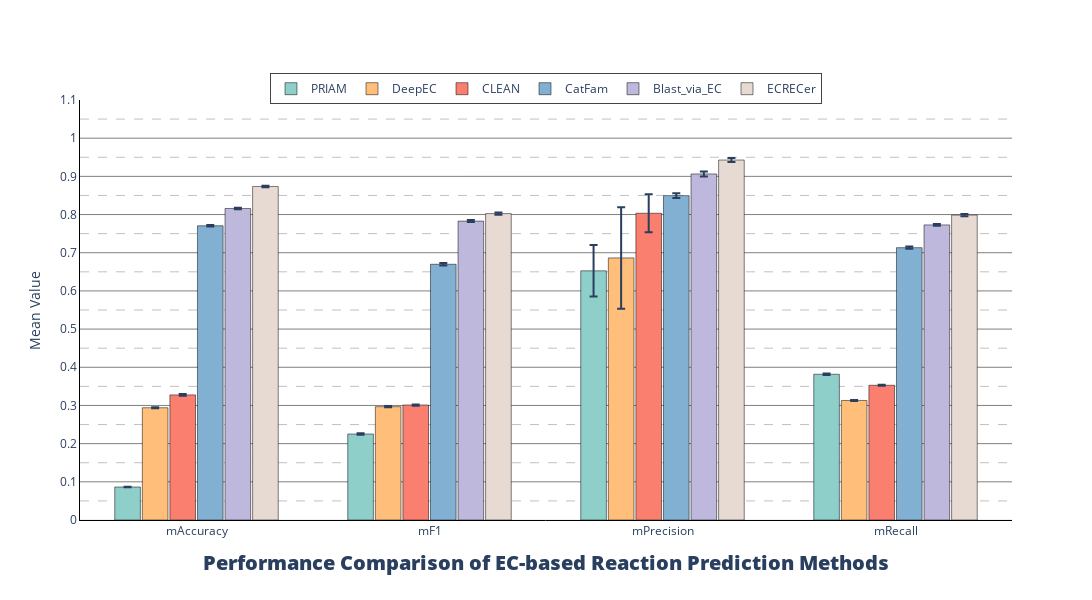

The code cell stored with this chart in its notebook:
### Code cell
# 定义颜色
colors = ['#8ECFC9', '#FFBE7A', '#FA7F6F', '#82B0D2', '#BEB8DC', '#E7DAD2', '#999999']

# 确保 res_fold_std 按照 F1 值排序，但保留所有度量以便绘图
# 获取唯一的方法名称
methods = res_fold_std[res_fold_std.Metric == 'mF1'].sort_values(by=['Mean']).Method.tolist()

# 创建一个绘图对象
fig = go.Figure()

# 为每个方法添加柱状图，并使用指定颜色
for idx, method in enumerate(methods):
    df_method = res_fold_std[res_fold_std['Method'] == method]
    # 只在 df_method 非空的情况下添加 trace
    if not df_method.empty:
        fig.add_trace(
            go.Bar(
                name=method,
                x=df_method['Metric'],
                y=df_method['Mean'],
                width=0.11,  # 调整柱状图的宽度
                error_y=dict(
                    type='data',
                    array=df_method['Std'],
                    visible=True
                ),
                marker_color=colors[idx % len(colors)],  # 使用指定的颜色循环
                marker_line=dict(color='black', width=0.5)  # 添加黑色1px外边框
            )
        )

# 更新布局
fig.update_layout(
    yaxis=dict(
        showline=True, linecolor='black', linewidth=1,
        showgrid=True, gridcolor='gray', gridwidth=1,
        minor=dict(
            showgrid=True,
            griddash='dash',  # 设置网格线为虚线
            gridcolor='gray',
            gridwidth=0.5,
            dtick=0.05
        ),
        dtick=0.1,  # 每隔 0.1 的主要网格线
        range=[0, 1.1]  # y 轴的刻度最大值调整为 1.2
    ),
    xaxis=dict(showline=True,linecolor='#000000',linewidth=1),       
    title=dict(
    text='Performance Comparison of EC-based Reaction Prediction Methods',
    x=0.5,
    y=0.05,
    xanchor='center',
    font=dict(
        size=20,
        weight=1000
    )
    ),
    # xaxis_title='Metric',
    yaxis_title='Mean Value',
    width=1600,
    height=600,
    barmode='group',
    bargap=0.29,  # 设置柱状图之间的间距
    template='plotly_white',
    legend=dict(
        orientation="h",  # 水平放置图例
        yanchor="bottom",
        y=0.99,  # 将图例放置在下方
        xanchor="center",
        x=0.5,
        tracegroupgap=2,  # 图例列数
        borderwidth=1,  # 添加黑色1px外边框
    ),

)

# 显示图形
fig.show()

### Figure 1 — Plotly figure (JSON) as saved in the notebook; plotly's stock layout.template omitted (floating-point values rounded to 4 significant figures)
{"data": [{"error_y": {"array": [0.000727, 0.001925, 0.06758, 0.001879], "type": "data", "visible": true}, "marker": {"color": "#8ECFC9", "line": {"color": "black", "width": 0.5}}, "name": "PRIAM", "type": "bar", "width": 0.11, "x": ["mAccuracy", "mF1", "mPrecision", "mRecall"], "y": [0.08643, 0.2252, 0.6526, 0.3817]}, {"error_y": {"array": [0.001571, 0.001541, 0.133, 0.001388], "type": "data", "visible": true}, "marker": {"color": "#FFBE7A", "line": {"color": "black", "width": 0.5}}, "name": "DeepEC", "type": "bar", "width": 0.11, "x": ["mAccuracy", "mF1", "mPrecision", "mRecall"], "y": [0.294, 0.2968, 0.6864, 0.313]}, {"error_y": {"array": [0.002012, 0.001641, 0.04984, 0.001561], "type": "data", "visible": true}, "marker": {"color": "#FA7F6F", "line": {"color": "black", "width": 0.5}}, "name": "CLEAN", "type": "bar", "width": 0.11, "x": ["mAccuracy", "mF1", "mPrecision", "mRecall"], "y": [0.3277, 0.3011, 0.8034, 0.3529]}, {"error_y": {"array": [0.001908, 0.00325, 0.006494, 0.00317], "type": "data", "visible": true}, "marker": {"color": "#82B0D2", "line": {"color": "black", "width": 0.5}}, "name": "CatFam", "type": "bar", "width": 0.11, "x": ["mAccuracy", "mF1", "mPrecision", "mRecall"], "y": [0.7706, 0.6698, 0.8496, 0.7133]}, {"error_y": {"array": [0.001745, 0.002636, 0.006403, 0.002516], "type": "data", "visible": true}, "marker": {"color": "#BEB8DC", "line": {"color": "black", "width": 0.5}}, "name": "Blast_via_EC", "type": "bar", "width": 0.11, "x": ["mAccuracy", "mF1", "mPrecision", "mRecall"], "y": [0.8159, 0.7828, 0.9063, 0.7729]}, {"error_y": {"array": [0.001752, 0.002825, 0.00515, 0.002839], "type": "data", "visible": true}, "marker": {"color": "#E7DAD2", "line": {"color": "black", "width": 0.5}}, "name": "ECRECer", "type": "bar", "width": 0.11, "x": ["mAccuracy", "mF1", "mPrecision", "mRecall"], "y": [0.8735, 0.8024, 0.9428, 0.7986]}], "layout": {"bargap": 0.29, "barmode": "group", "height": 600, "legend": {"borderwidth": 1, "orientation": "h", "tracegroupgap": 2, "x": 0.5, "xanchor": "center", "y": 0.99, "yanchor": "bottom"}, "title": {"font": {"size": 20, "weight": 1000}, "text": "Performance Comparison of EC-based Reaction Prediction Methods", "x": 0.5, "xanchor": "center", "y": 0.05}, "width": 1600, "xaxis": {"linecolor": "#000000", "linewidth": 1, "showline": true}, "yaxis": {"dtick": 0.1, "gridcolor": "gray", "gridwidth": 1, "linecolor": "black", "linewidth": 1, "minor": {"dtick": 0.05, "gridcolor": "gray", "griddash": "dash", "gridwidth": 0.5, "showgrid": true}, "range": [0, 1.1], "showgrid": true, "showline": true, "title": {"text": "Mean Value"}}}}
